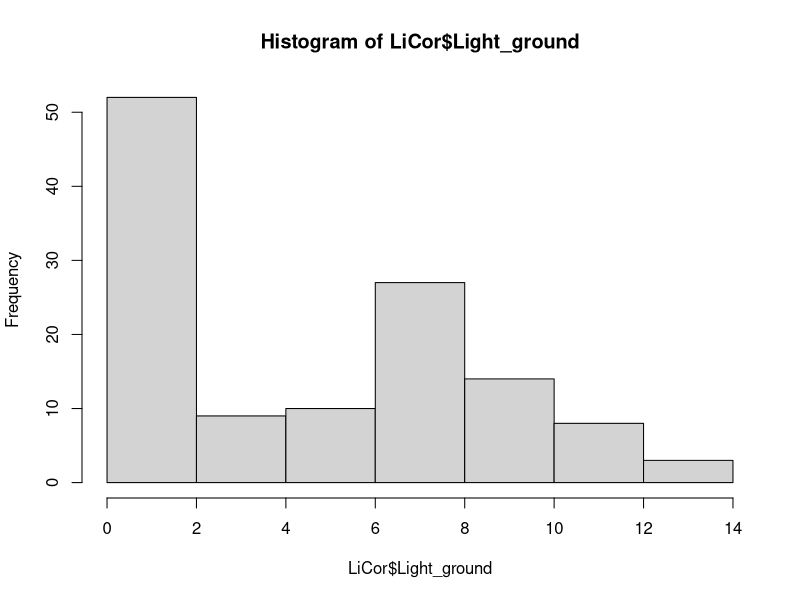
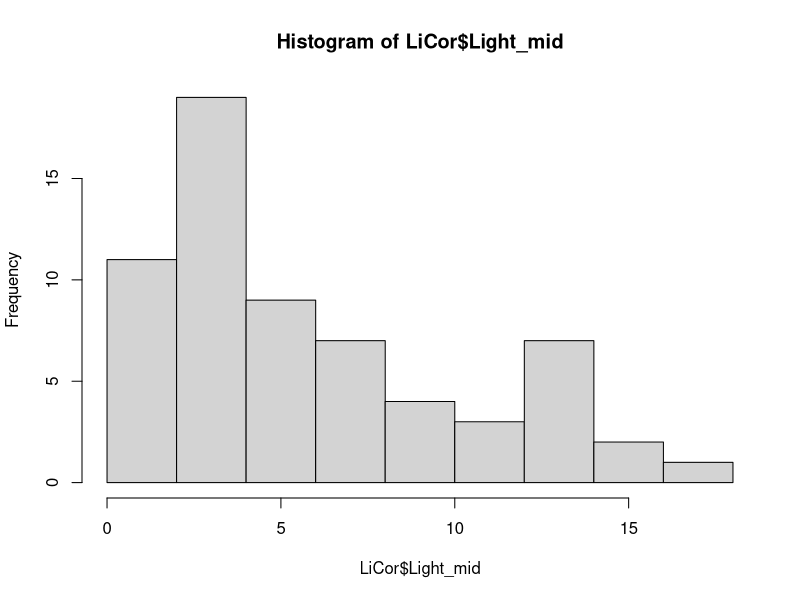
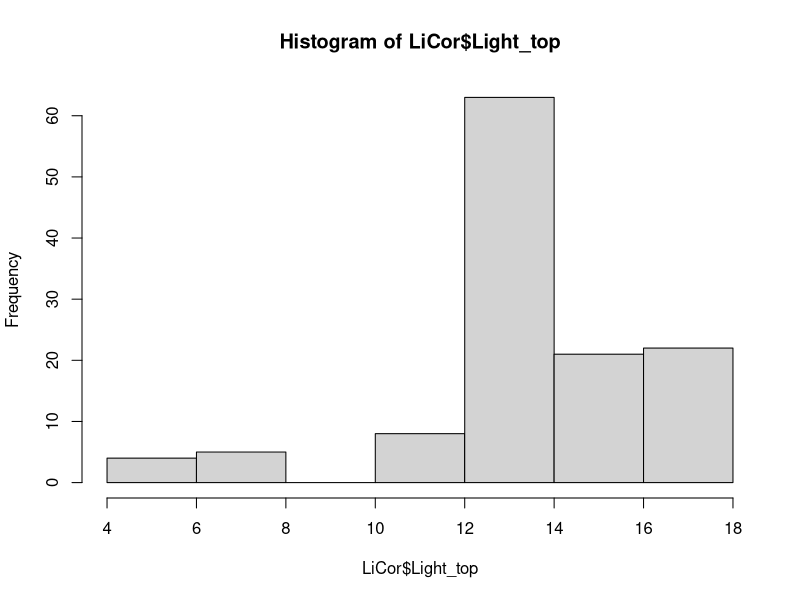
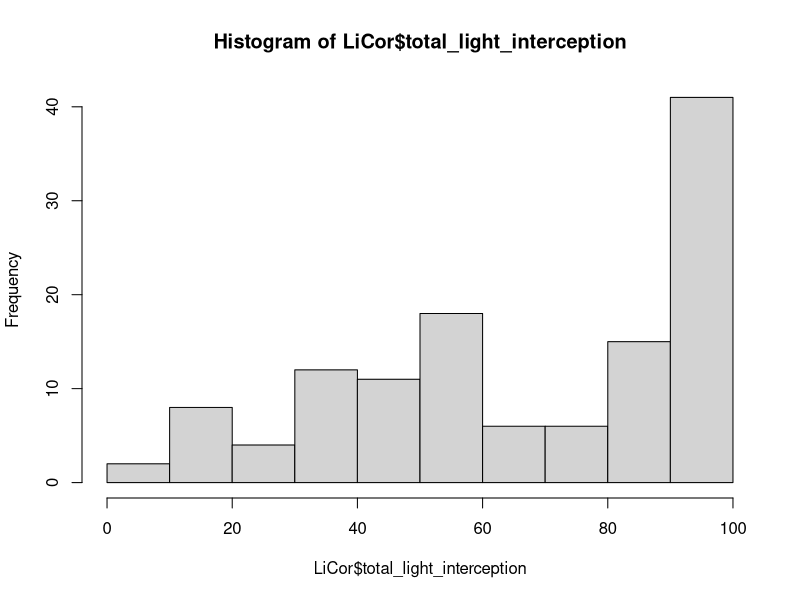
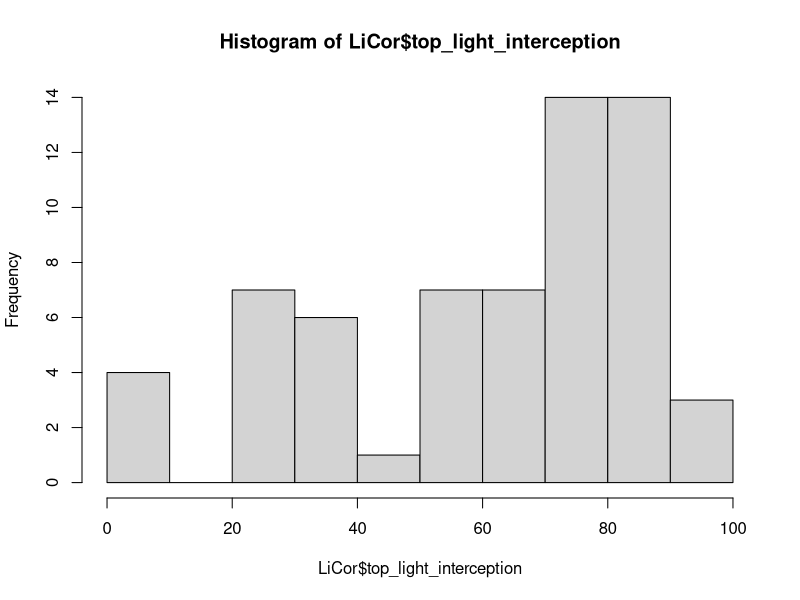
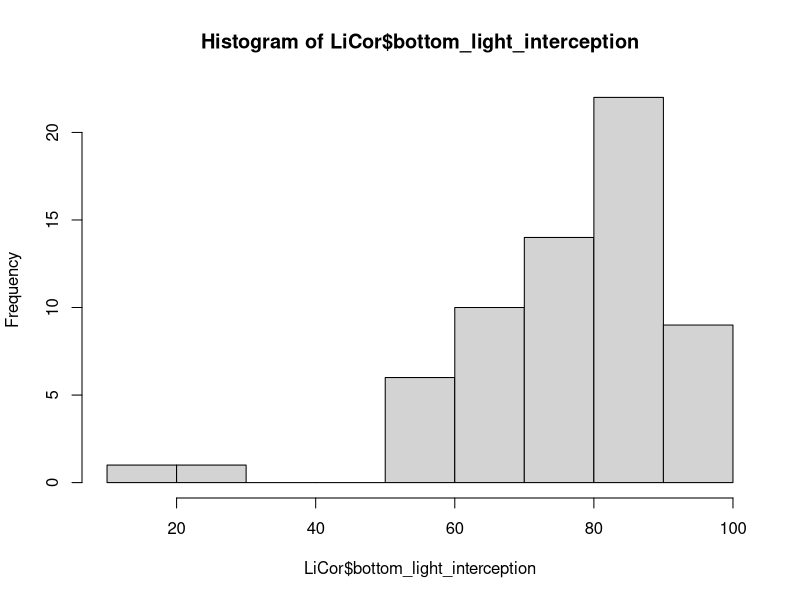
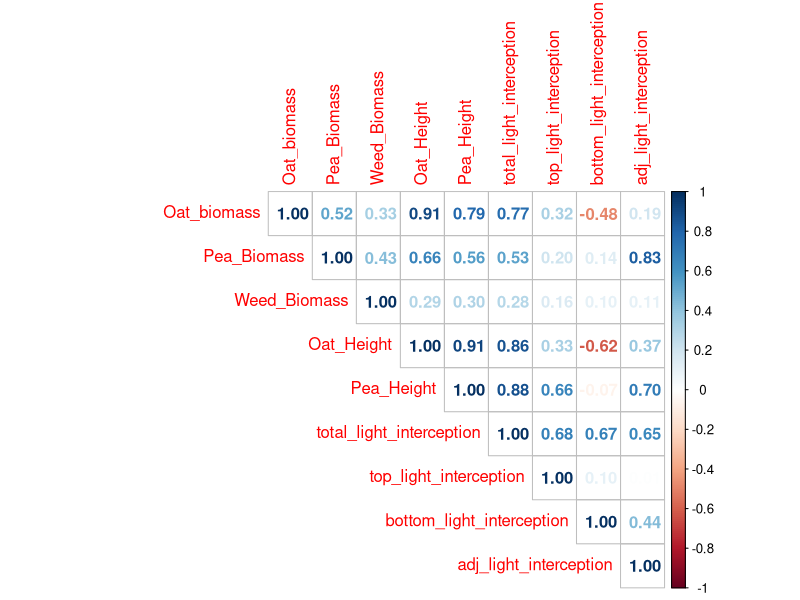
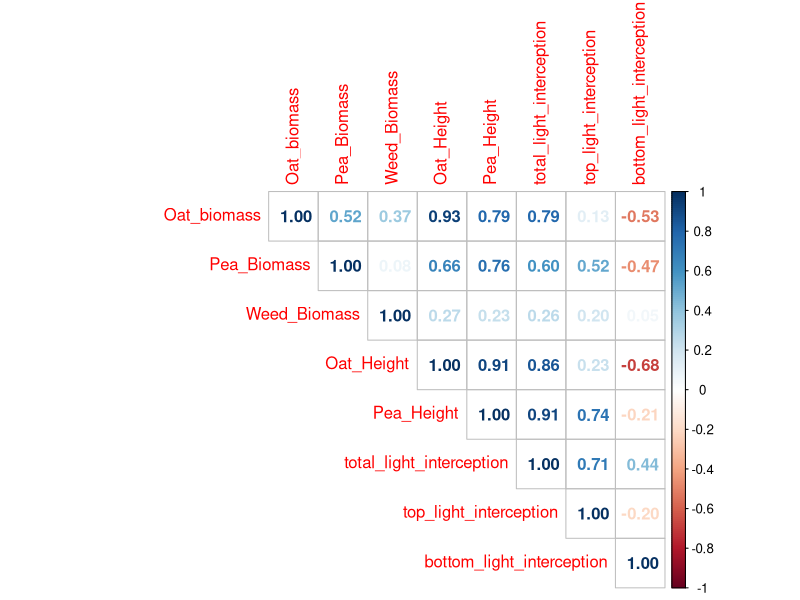

Generate these figures, in order, with R: (Note: this script raises an error after producing the figures.)
# Data from 2025 NY oat-pea intercrop trials
# Field : Helfner
# 20 plots; these were the first 10 'border' plots on each side of the 400 plot B4I experiment
# 5 oat accessions
# 5 pea accessions
# intercrops and monocrops of oat and pea
# each accession exists has a monoculture and as one intercrop with an accession of the other species
# each plot divided into 3 subplots; subplot 1 always north side and subplot 3 always the south side
# seeding rate for the monocultures was 54g oat mono, 8 seed per square ft pea mono
# intercrops were planted at a percentage of those seeding rates: 40% oat and 60% pea

# PAR measurements taken using a LiCor LI-188B
# Integration = 10
# Range = 100x
# Quantum Sensor Unit: µmol PAR m-2 s-1
# sensor slowly moved horizontally through canopy within each subplot
# Timepoint 1 : June 2-3 2025
# Timepoint 2 : June 24-25 2025
# Timepoint 3 : July 14-15 2025
# measurements taken by Leah and recorded by hand (T1), and in Fieldbook (T2,T3) by Mirza
# PAR measurement taken with sensor on the ground and above canopy
# in T2 and T3 another PAR measurement was taken _ cm from the ground

# Raw data : https://cornell.app.box.com/folder/342321167330
# data exists elsewhere for plant height, biomass, stand count (https://oat.triticeaetoolbox.org/breeders/trial/6830; "data/B4I_2025_PM3D_NY_phenotypes.csv")
## Above ground dry biomass - g|timepoint X|COMP:0000110
## Pea Aboveground Dry Biomass - g|timepoint X|COMP:0000118
## Weed above ground dry biomass - g|timepoint X|COMP:0000126
## Plant establishment - plants/ft2|CO_350:0005124
## Pea Plant Establishment - plants/ft2|CO_xxx:0003011
## Plant height - cm|timepoint X|COMP:0000114
## Pea Plant Height - cm|timepoint X|COMP:0000122
# Since seeding rates are different between interfrop and monoculture, we will want to have the standcounts (emergence) data

################################################################################

# Photosynthetically Active Radiation (PAR) data from a Li-Cor Quantum Sensor
# Above canopy PAR represents the total light available above the crop canopy (i.e., incident light).
# Below canopy PAR indicates the amount of light that passes through the canopy and is available for the plants below it.

# Light Interception (LI): percentage of light that is absorbed by the canopy compared to the incident light
# LI = ((PAR_above - PAR_below) / PAR_above) * 100

# Light Interception Efficiency (LIE): measure of how efficiently the crops intercept light compared to a baseline, such as monocrop systems or theoretical maximum light interception.
# LIE = mean_intercrop_LI / mean_monocrop_LI

################################################################################

library(readxl)
library(ggplot2)
library(dplyr)
library(tidyr)
library(corrplot)
library(lme4)
library(multcomp)
library(emmeans)

LiCor <- read_excel("data/T1_T2_T3_light_interception.xlsx", sheet = 'Long')

LiCor$plot_number <- as.factor(LiCor$plot_number)
LiCor$subplot_number <- as.factor(LiCor$subplot_number)
LiCor$Timepoint <- as.factor(LiCor$Timepoint)
LiCor$Crop <- as.factor(LiCor$Crop)
LiCor$oat_accession_name <- as.factor(LiCor$oat_accession_name)
LiCor$pea_accession_name <- as.factor(LiCor$pea_accession_name)

### Light Interception (LI)
LiCor$total_light_interception <- ((LiCor$Light_top - LiCor$Light_ground) / LiCor$Light_top) * 100
LiCor$top_light_interception <- ((LiCor$Light_top - LiCor$Light_mid) / LiCor$Light_top) * 100
LiCor$bottom_light_interception <- ((LiCor$Light_mid - LiCor$Light_ground) / LiCor$Light_mid) * 100

intercrop_data <- LiCor[LiCor$System == "intercrop", ]
monocrop_data <- LiCor[LiCor$System == "monoculture", ]
mono_pea <- LiCor[LiCor$Crop == "pea", ]
mono_oat <- LiCor[LiCor$Crop == "oat", ]

### Light Interception Efficiency (LIE)
mean_intercrop_LI <- mean(intercrop_data$total_light_interception, na.rm = TRUE)
mean_monocrop_LI <- mean(monocrop_data$total_light_interception, na.rm = TRUE)
mean_mono_pea_LI <- mean(mono_pea$total_light_interception, na.rm = TRUE)
mean_mono_oat_LI <- mean(mono_oat$total_light_interception, na.rm = TRUE)
LIE <- mean_intercrop_LI / mean_monocrop_LI
LIE_p <- mean_intercrop_LI / mean_mono_pea_LI
LIE_o <- mean_intercrop_LI / mean_mono_oat_LI
# intercrops intercept more light on average than monocultures
## intercrops intercept more light than pea monocultures, but less light than oat monocultures

rm(mono_oat,mono_pea,monocrop_data,mean_monocrop_LI,mean_mono_pea_LI,mean_mono_oat_LI)

# This does not account for differences in seeding rate between monocultures and intercrops, so below will adjust based on stand counts
## In excel, I sorted oats by oat name>system(inter/mono)>plot so that I had a list with oat accessions grouped together with the two intercrop plots followed by its monoculture version
## I then made a new column (Oat_prcnt) and set the value for the monoculture to 1. This represents that the monoculture was planted at 100% seeding rate. Whatever establishment exists for a 100% seeding rate is concidered 100% stand count
## For each accession's subplots I took the subplot's stand count and divided it by the same subplot in the monoculture version of the accession. This gives observed seeding rate or stand count as a percentage of monoculture
## The same process was done for peas
## Prct from each subplot is X% stand count
## average the two intercrop X% stand counts
## change monoculture LIE value to X% of full mono value

# ChatGPT code to finish adjusting light values based on stand count
# Oat monoculture adjustment
# Step 1: Get inter means for oat_prcnt by accession × subplot
oat_inter_means <- LiCor %>%
  filter(System == "intercrop", Timepoint == 1) %>%
  group_by(oat_accession_name, subplot_number) %>%
  summarise(mean_oat_prcnt = mean(Oat_Prcnt, na.rm = TRUE), .groups = "drop")
# Step 2: Adjust monoculture interception
oat_mono_adj <- LiCor %>%
  filter(System == "monoculture") %>%
  left_join(oat_inter_means, by = c("oat_accession_name", "subplot_number")) %>%
  mutate(
    adj_light_interception = total_light_interception * mean_oat_prcnt,
    adj_top_light_interception = top_light_interception * mean_oat_prcnt,
    adj_bottom_light_interception = bottom_light_interception * mean_oat_prcnt
  )
# Pea monoculture Adjustment
# Step 1: Get inter means for pea_prcnt by accession × subplot
pea_inter_means <- LiCor %>%
  filter(System == "intercrop", Timepoint == 1) %>%
  group_by(pea_accession_name, subplot_number) %>%
  summarise(mean_pea_prcnt = mean(Pea_Prcnt, na.rm = TRUE), .groups = "drop")
# Step 2: Adjust monoculture interception
pea_mono_adj <- LiCor %>%
  filter(System == "monoculture") %>%
  left_join(pea_inter_means, by = c("pea_accession_name", "subplot_number")) %>%
  mutate(
    adj_light_interception = total_light_interception * mean_pea_prcnt,
    adj_top_light_interception = top_light_interception * mean_pea_prcnt,
    adj_bottom_light_interception = bottom_light_interception * mean_pea_prcnt
  )


# Add Adj oat mono values to data table
LiCor <- LiCor %>%
  left_join(
    oat_mono_adj %>%
      dplyr::select(oat_accession_name, plot_number, subplot_number, Timepoint, adj_light_interception),
    by = c("oat_accession_name", "plot_number", "subplot_number", "Timepoint")
  )
# Add Adj pea mono values to data table
LiCor <- LiCor %>%
  left_join(
    pea_mono_adj %>%
      dplyr::select(pea_accession_name, plot_number, subplot_number, Timepoint, adj_light_interception),
    by = c("pea_accession_name", "plot_number", "subplot_number", "Timepoint")
  )
#combine adjustment columns into one column
LiCor$adj_light_interception <- apply(LiCor[, c("adj_light_interception.x", "adj_light_interception.y")], 1, function(x)
  paste(na.omit(x), collapse = " ")
)

LiCor$adj_light_interception <- as.numeric(LiCor$adj_light_interception)

mono_pea <- LiCor[LiCor$Crop == "pea", ]
mono_oat <- LiCor[LiCor$Crop == "oat", ]
mean_mono_pea_LI <- mean(mono_pea$adj_light_interception, na.rm = TRUE)
mean_mono_oat_LI <- mean(mono_oat$adj_light_interception, na.rm = TRUE)
mean_mono_LI <- mean(c(mono_pea$adj_light_interception,mono_oat$adj_light_interception), na.rm=TRUE)
LIE_adj <- mean_intercrop_LI / mean_mono_LI
LIE_adj_p <- mean_intercrop_LI / mean_mono_pea_LI
LIE_adj_o <- mean_intercrop_LI / mean_mono_oat_LI
# intercrop plots were more efficient at light interception than the monocultures
# intercrops intercepted twice (2.18) as much light as the same stand count of monoculture

# Should intercrop be divided in half to account for the monoculture just being one species?
mean_intercrop_LI2 <- mean((intercrop_data$total_light_interception/2), na.rm = TRUE)
LIE_adj2 <- mean_intercrop_LI2 / mean_mono_LI
LIE_adj_o2 <- mean_intercrop_LI2 / mean_mono_oat_LI
LIE_adj_p2 <- mean_intercrop_LI2 / mean_mono_pea_LI
# intercrop plots were more efficent at light inerception than the monocultures
# intercrops intercepted slightly more light than the monocultures

### Histograms

hist(LiCor$Light_ground)
hist(LiCor$Light_mid)
hist(LiCor$Light_top)
hist(LiCor$total_light_interception)
hist(LiCor$top_light_interception)
hist(LiCor$bottom_light_interception)

### Correlations

# correlation matrix with pairwise complete obs
corr_matrix <- cor(LiCor[, c("Oat_biomass", "Pea_Biomass", "Weed_Biomass",
                             "Oat_Height", "Pea_Height", "total_light_interception",
                             "top_light_interception", "bottom_light_interception",
                             "adj_light_interception")],
  use = "pairwise.complete.obs"
)

corrplot(corr_matrix, method = "number", type = 'upper')

## intercrop plots only

# correlation matrix with pairwise complete obs
corr_matrix_int <- LiCor %>%
  filter(System == "intercrop") %>%
  dplyr::select(
    Oat_biomass, Pea_Biomass, Weed_Biomass,
    Oat_Height, Pea_Height,
    total_light_interception, top_light_interception,
    bottom_light_interception
  ) %>%
  cor(use = "pairwise.complete.obs")

corrplot(corr_matrix_int, method = "number", type = 'upper')

### LM Light Interception
model <- lm(total_light_interception~ plot_number + subplot_number + Timepoint + Crop, data=LiCor)
anova(model)
summary(model)

model2 <- lm(total_light_interception~ plot_number + subplot_number + Timepoint + Crop + oat_accession_name*Timepoint + pea_accession_name*Timepoint, data=LiCor)
anova(model2)
summary(model2)

model3 <- lm(total_light_interception~ plot_number + subplot_number + Timepoint + Crop + plot_number*Timepoint, data=LiCor)
anova(model3)
summary(model3)

AIC(model, model2, model3)

# Pairwise comparisons for Plot
emmeans(model, pairwise ~ plot_number)
# Pairwise comparisons for Subplot
emmeans(model, pairwise ~ subplot_number)

model_aov <- aov(total_light_interception~ plot_number + subplot_number + Timepoint + Crop, data=LiCor)

# differences in light interception between plots
tukey <- glht(model_aov, linfct = mcp(plot_number = "Tukey"))
summary(tukey)
plot(tukey)

# differences in light interception between subplots
tukey <- glht(model_aov, linfct = mcp(subplot_number = "Tukey"))
summary(tukey)
plot(tukey)

### LM Oat Biomass
model <- lm(Oat_biomass~ plot_number + subplot_number + Timepoint + Crop, data=LiCor)
anova(model)
summary(model)

model2 <- lm(Oat_biomass~ plot_number + subplot_number + Timepoint + Crop + oat_accession_name*Timepoint + pea_accession_name*Timepoint, data=LiCor)
anova(model2)
summary(model2)

model3 <- lm(Oat_biomass~ plot_number + subplot_number + Timepoint + Crop + plot_number*Timepoint, data=LiCor)
anova(model3)
summary(model3)

model4 <- lm(Oat_biomass~ plot_number + subplot_number + Timepoint + Crop + total_light_interception, data=LiCor)
anova(model4)
summary(model4)

AIC(model, model2, model4)

################################## Old Stuff ##################################


model <- lm(`Below Canopy Value` ~ Plot + Subplot + `Above Canopy Value`, data=LiCor)
anova(model)
summary(model)




model <- lm(`Below Canopy Value` ~ Plot * Subplot + `Above Canopy Value`, data=LiCor)
anova(model)
summary(model)

model <- lm(`Below Canopy Value` ~ Plot/Subplot + `Above Canopy Value`, data = LiCor)


# Pairwise comparisons for Plot
emmeans(model, pairwise ~ Plot)
# Pairwise comparisons for Subplot
emmeans(model, pairwise ~ Subplot)


library(multcomp)
tukey <- glht(model_aov, linfct = mcp(Subplot = "Tukey"))
summary(tukey)
plot(tukey)



model_fixed <- lm(`Below Canopy Value` ~ Plot * Subplot + `Above Canopy Value`, data = LiCor)
anova(model_fixed)
